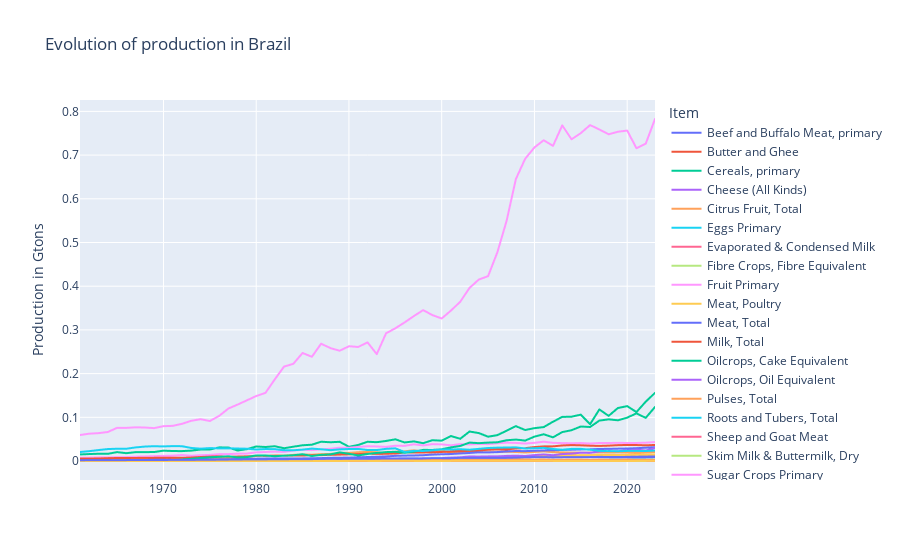

The notebook cell this image was saved under:
### Markdown cell above
### Brazil

### Code cell
brazil_prod = get_country_production_items(df_prod, "Brazil")
px.line(data_frame=brazil_prod, 
       x="Year",
       y="Value",
       color="Item",
       title="Evolution of production in Brazil",
       labels={"Year":"","Value":"Production in Gtons"})
